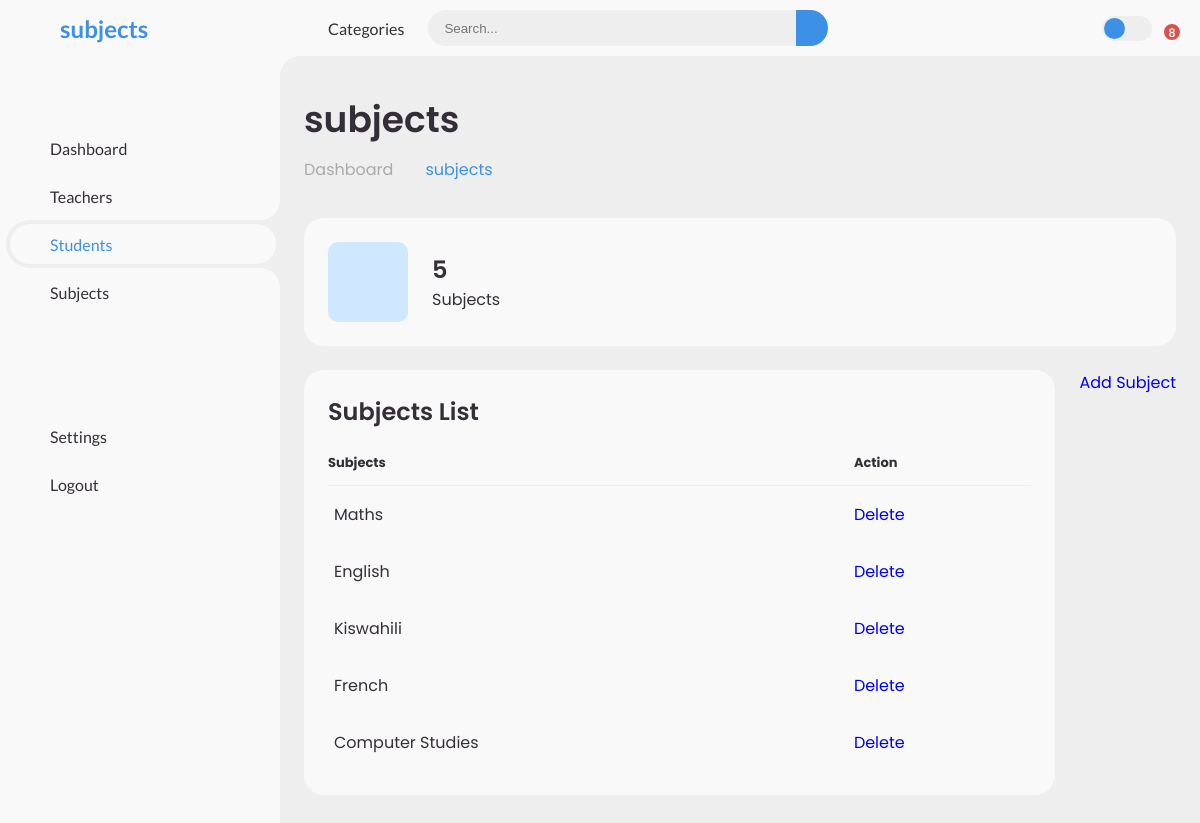
The app's page /subjects/, older data.
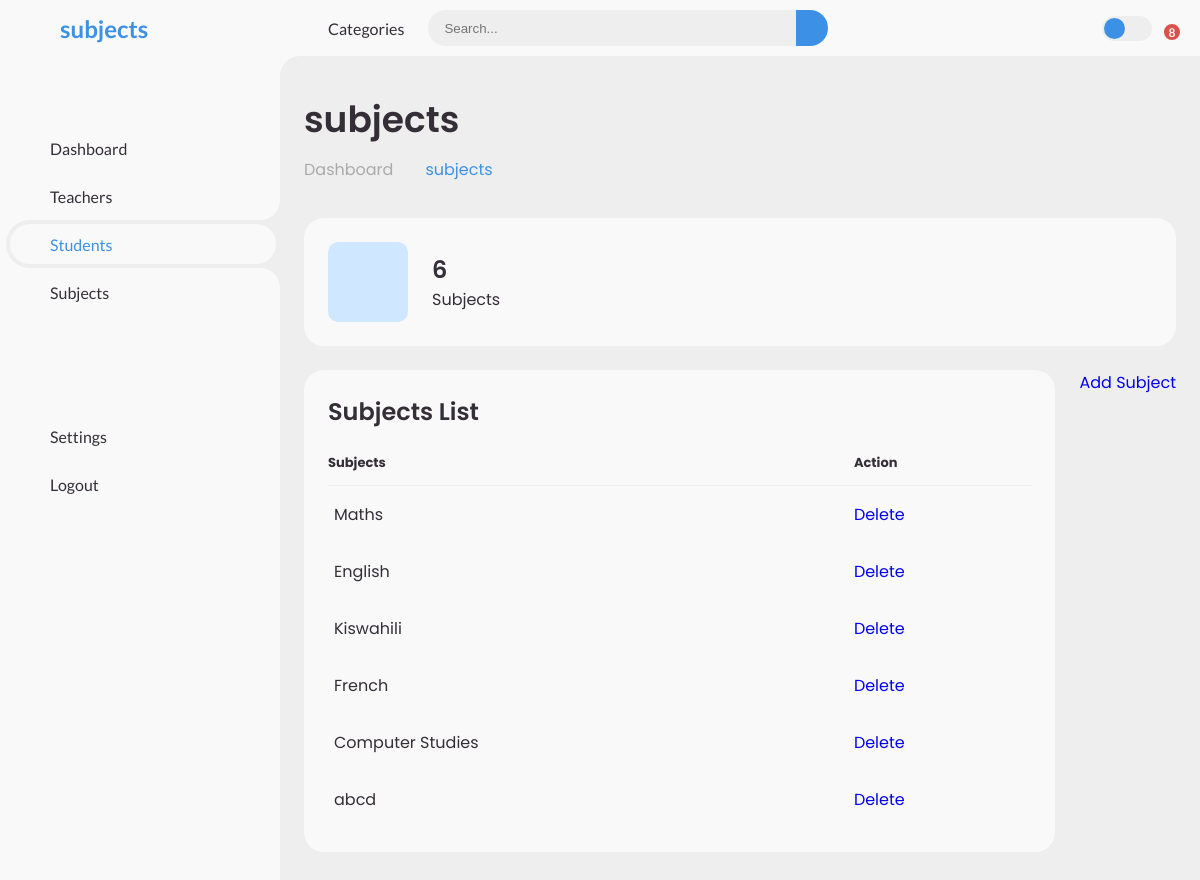
The same page, newer data.
### playground/models.py (models this page shows, shortened)
class Subject(models.Model):
    name = models.CharField(max_length=100)

### playground/views.py (the view)
# urls.py: path('subjects/', views.subjects_view, name='subjects'),
def subjects_view(request):
    subjects = Subject.objects.all()
    return render(request, 'subjects.html', {'subjects': subjects})

### playground/templates/subjects.html (shortened to what this page needs)
<!DOCTYPE html>
<html lang="en">
  <head>
    {% load static %}
    <link rel="stylesheet" href="{% static 'style.css' %}" />
  </head>
  <body>
    <section id="sidebar">
      <a href="{% url 'subjects' %}" class="brand">
        <span class="text">subjects</span>
      </a>
      <ul class="side-menu top">
        <li>
          <a href="{% url 'dashboard' %}">
            <span class="text">Dashboard</span>
          </a>
        </li>
        <li>
          <a href="{% url 'teachers' %}">
            <span class="text">Teachers</span>
          </a>
        </li>
        <li class="active">
          <a href="{% url 'students' %}">
            <span class="text">Students</span>
          </a>
        </li>
        <li>
          <a href="{% url 'subjects' %}">
            <span class="text">Subjects</span>
          </a>
        </li>
        <li>
          <a href="#">
          </a>
        </li>
      </ul>
      <ul class="side-menu">
        <li>
          <a href="#">
            <span class="text">Settings</span>
          </a>
        </li>
        <li>
          <a href="{% url 'signout' %}">
            <span class="text">Logout</span>
          </a>
        </li>
      </ul>
    </section>
    <section id="content">
      <nav>
        <a href="#" class="nav-link">Categories</a>
        <form action="#">
          <div class="form-input">
            <input type="search" placeholder="Search..." />
            <button type="submit" class="search-btn">
            </button>
          </div>
        </form>
        <label for="switch-mode" class="switch-mode"></label>
        <a href="#" class="notification">
          <span class="num">8</span>
        </a>
      </nav>
      <main>
        <div class="head-title">
          <div class="left">
            <h1>subjects</h1>
            <ul class="breadcrumb">
              <li>
                <a href="{% url 'dashboard' %}">Dashboard</a>
              </li>
              <li>
                <a class="active" href="#">subjects</a>
              </li>
            </ul>
          </div>
        </div>
        <ul class="box-info">
          <li>
            <i class="bx bxs-group"></i>
            <span class="text">
              <h3>{{ subjects.count }}</h3>
              <p>Subjects</p>
            </span>
          </li>
        </ul>
        <div class="table-data">
          <div class="order">
            <div class="head">
              <h3>Subjects List</h3>
            </div>
            <table>
              <thead>
                <tr>
                  <th>Subjects</th>
                  <th>Action</th>
                </tr>
              </thead>
              <tbody>
                {% for subject in subjects %}
                <tr>
                  <td>
                    <p>{{ subject.name }}</p>
                  </td>
                  <td>
                    <a href="{% url 'delete_subject' subject.name %}" class="btn-delete">Delete</a>
                  </td>
                </tr>
                {% endfor %}
              </tbody>
            </table>
          </div>
          <a href="{% url 'add_subject' %}" class="btn-add">Add Subject</a>
        </div>
      </main>
    </section>
  </body>
</html>

Row changes from the older to the newer data that the page shows:
added Subject: name "abcd"
Text that changed along with them:
{{ subjects.count }}: "5" → "6"
